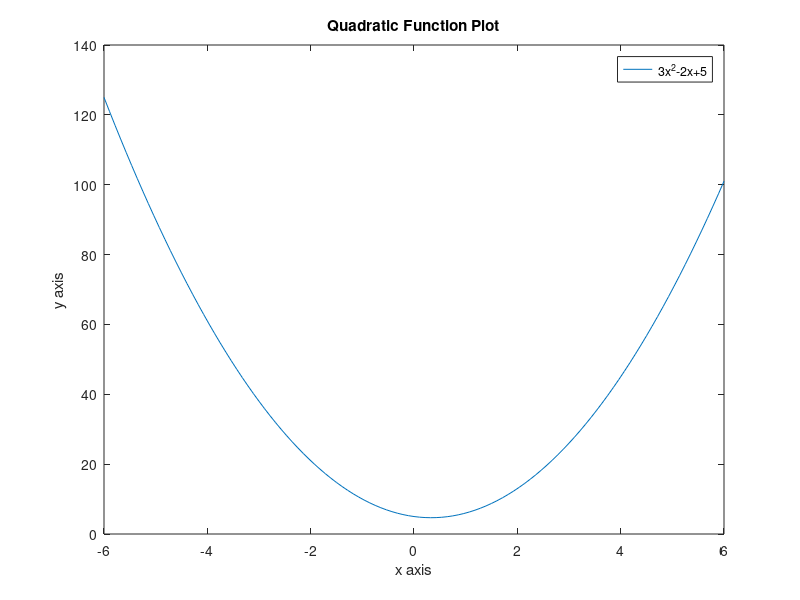

Source code (MATLAB):
% QuadraticPlot.m
% Patrick Utz, 4/13/18, 12.1

% Description: Write an anonymous function to implement the following 
% quadratic: 3x2-2x+5. Then, use fplot to plot the function in the range
% from -6 to 6

% Variables: quadratic = anonymous function that handles a quadratic

clear

quadratic = @(x) 3.*(x.^2)-(2.*x)+5;
fplot(quadratic,[-6,6]);
title('Quadratic Function Plot');
xlabel('x axis');
ylabel('y axis');
legend('3x^2-2x+5');

